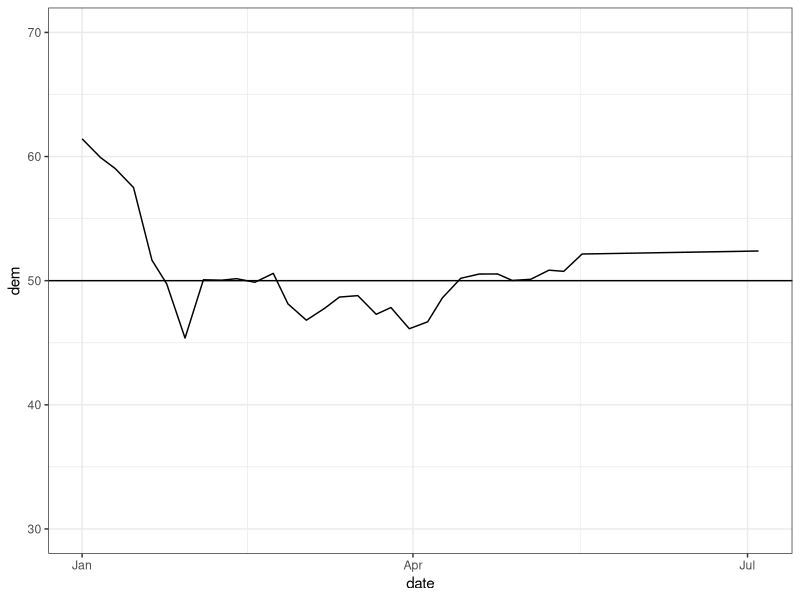
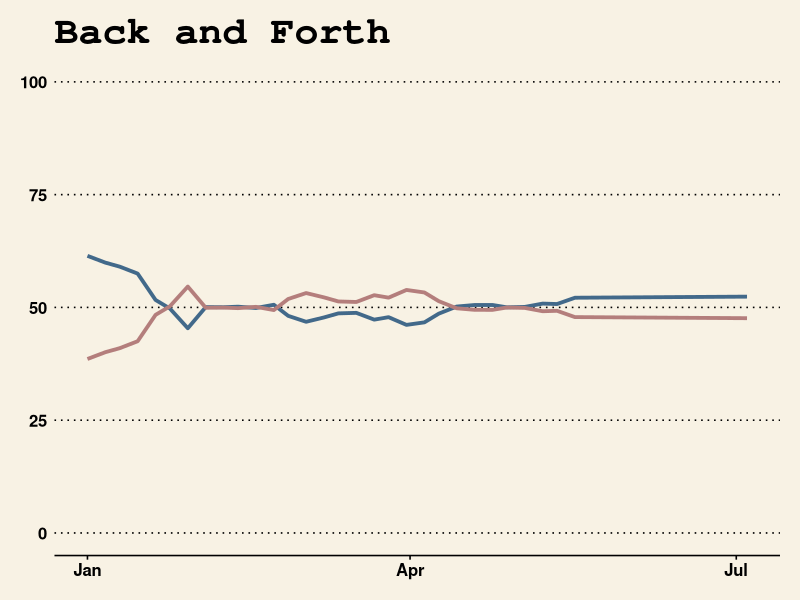
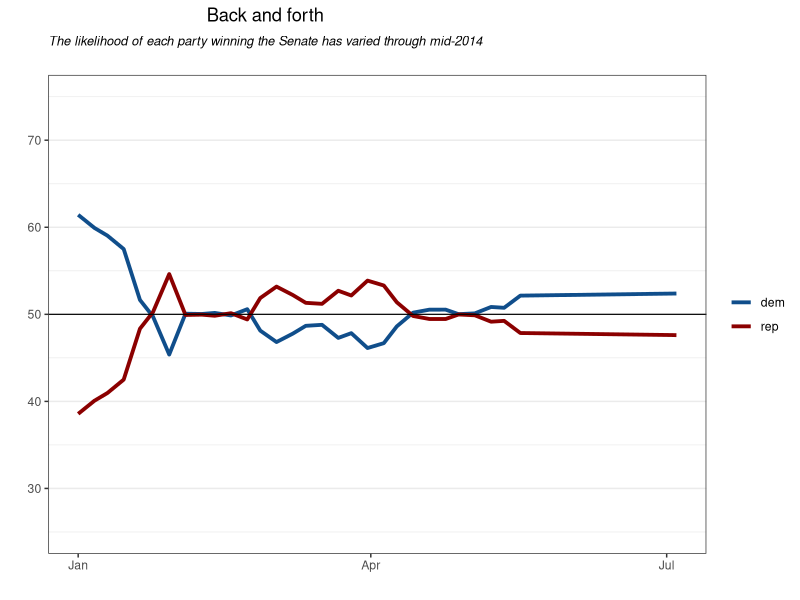
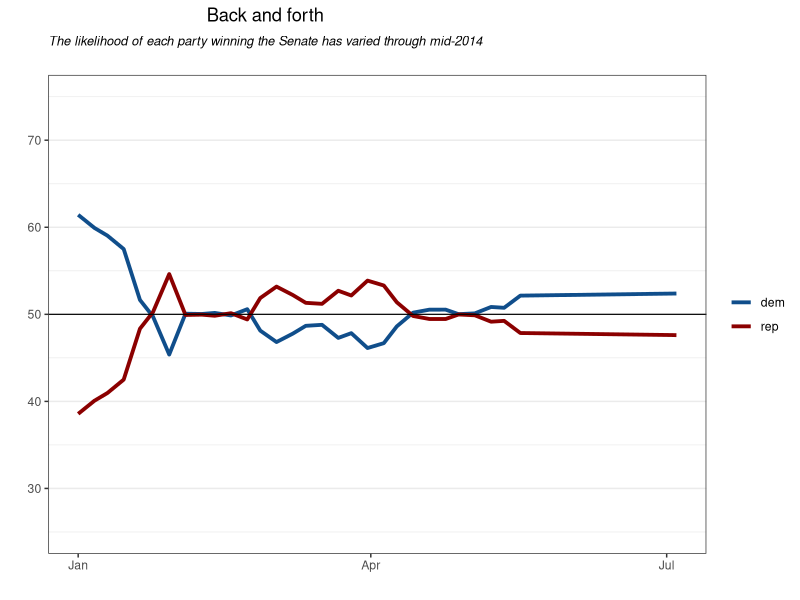

Write the R code that produced these figures, in order.
################################################################################
## WHAT         plot of historical trend of senate poll results
## HOW          ggplot graphic
## NOTES        NONE
## AUTHOR	Pawel Paczuski [github.com/pavopax]
################################################################################

library(ggplot2)
library(reshape2)                       # for melt()
library(dplyr)                          # for data manipulation
library(ggthemes)                       # WSJ theme

## (A) DATA MANIPULATION
df0 <- read.csv("../../data-publisher/public/_big_assets/senate-likelihood.tsv",
                sep="\t", stringsAsFactors=FALSE)
df0$date <- as.Date(df0$date,  "%d-%b-%y")


## add republican trend and convert to long format
df1 <- data.frame(cbind(df0, rep=100-df0$dem))
trend <- melt(df1, id.vars = "date")
##summary(trend)



## (B) GRAPHICS
## basic plot
theme_set(theme_bw())

p0 <- ggplot(df0, aes(x=date, y=dem, group="NA")) + geom_line() +
    ylim(c(30,70))
p0 + geom_hline(yintercept=50)


## wall st journal theme
p1 <- ggplot(trend, aes(x=date, y=value, group=variable, colour=variable)) +
    geom_line(size=1.3) + 
    scale_colour_manual(values=c("#42698A", "#B47E7C")) +
    ylim(c(0,100)) +
    ggtitle("Back and Forth") + 
    theme_wsj() +
    theme(  panel.grid.minor.x=element_blank()
          , panel.grid.major.x=element_blank()
          , legend.position="none"
          )
p1



## final plot
p2 <- ggplot(trend, aes(x=date, y=value, group=variable, colour=variable)) +
    geom_line(size=1.3) + 
    scale_colour_manual(values=c("dodgerblue4", "darkred")) +
    ylim(c(25,75)) +
    geom_hline(yintercept=50, size=.4) +
    theme(panel.grid.minor.x=element_blank()
          , panel.grid.major.x=element_blank()
          , legend.title=element_blank()
          ) +
    ylab("") + xlab("") +
    ggtitle(expression(atop("Back and forth",
        atop(italic("The likelihood of each party winning the Senate has varied through mid-2014"),""))))
p2

## output
png("../../graphics-output/trend.png", width = 600, height=400)
p2
dev.off()



